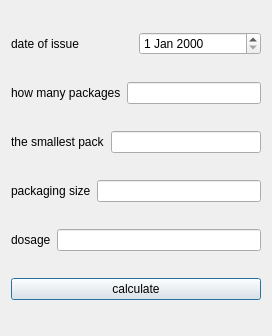
<?xml version="1.0" encoding="UTF-8"?>
<ui version="4.0">
 <class>After_30_days</class>
 <widget class="QDialog" name="After_30_days">
  <property name="geometry">
   <rect>
    <x>0</x>
    <y>0</y>
    <width>272</width>
    <height>336</height>
   </rect>
  </property>
  <property name="windowTitle">
   <string>prescription after 30 days</string>
  </property>
  <layout class="QVBoxLayout" name="verticalLayout">
   <item>
    <layout class="QHBoxLayout" name="horizontalLayout">
     <item>
      <widget class="QLabel" name="label_4">
       <property name="text">
        <string>date of issue</string>
       </property>
      </widget>
     </item>
     <item>
      <widget class="QDateEdit" name="dateEdit"/>
     </item>
    </layout>
   </item>
   <item>
    <layout class="QHBoxLayout" name="horizontalLayout_7">
     <item>
      <widget class="QLabel" name="label_7">
       <property name="text">
        <string>how many packages</string>
       </property>
      </widget>
     </item>
     <item>
      <widget class="QLineEdit" name="how_many_pac"/>
     </item>
    </layout>
   </item>
   <item>
    <layout class="QHBoxLayout" name="horizontalLayout_2">
     <item>
      <widget class="QLabel" name="label_2">
       <property name="text">
        <string>the smallest pack</string>
       </property>
      </widget>
     </item>
     <item>
      <widget class="QLineEdit" name="small_pac"/>
     </item>
    </layout>
   </item>
   <item>
    <layout class="QHBoxLayout" name="horizontalLayout_3">
     <item>
      <widget class="QLabel" name="label_3">
       <property name="text">
        <string>packaging size</string>
       </property>
      </widget>
     </item>
     <item>
      <widget class="QLineEdit" name="size_pac"/>
     </item>
    </layout>
   </item>
   <item>
    <layout class="QHBoxLayout" name="horizontalLayout_4">
     <item>
      <widget class="QLabel" name="label">
       <property name="text">
        <string>dosage</string>
       </property>
      </widget>
     </item>
     <item>
      <widget class="QLineEdit" name="dosage"/>
     </item>
    </layout>
   </item>
   <item>
    <layout class="QHBoxLayout" name="horizontalLayout_6">
     <item>
      <widget class="QPushButton" name="pushButton">
       <property name="text">
        <string>calculate</string>
       </property>
      </widget>
     </item>
    </layout>
   </item>
  </layout>
 </widget>
 <resources/>
 <connections/>
</ui>
